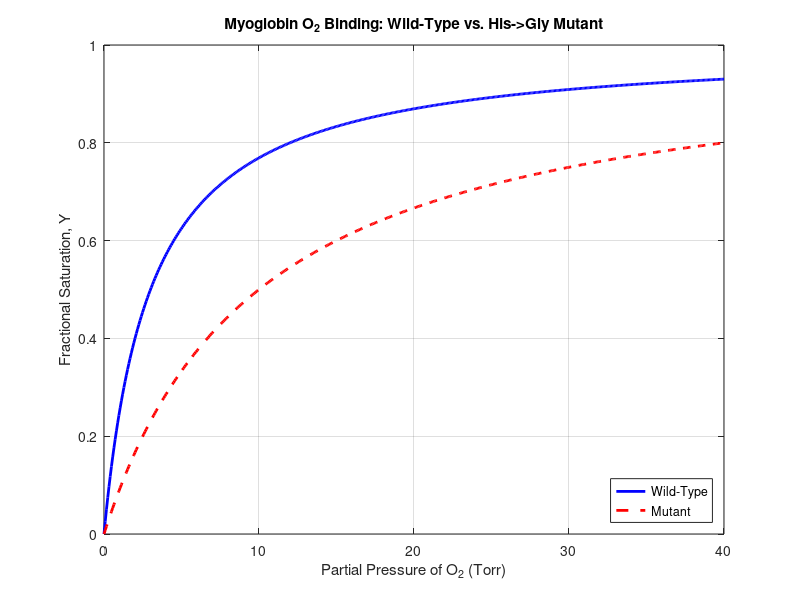

Write MATLAB code to recreate this figure.
% =========================================================================
% SCRIPT: compare_myoglobin_mutant.m
%
% DESCRIPTION:
%   This script plots the fractional saturation (Y) vs. partial pressure of 
%   oxygen (pO2) for both wild-type myoglobin and a distal His->Gly mutant.
%
%   The distal His->Gly mutation is presumed to lower the oxygen affinity 
%   (i.e., increase P50).
%
% =========================================================================

clc;        % Clear command window
clear;      % Clear variables

% -------------------------------------------------------------------------
% 1) Define range of oxygen partial pressures to display
%    (Units could be Torr, mmHg, or any consistent pressure unit)
% -------------------------------------------------------------------------
pO2 = linspace(0, 40, 500);  % from 0 to 40 in 500 increments

% -------------------------------------------------------------------------
% 2) Parameters for Wild-Type Myoglobin
%    - Typical P50 for myoglobin is ~2-3 Torr, but it can vary by source.
% -------------------------------------------------------------------------
P50_wt = 3.0;  % an example value (Torr)

% -------------------------------------------------------------------------
% 3) Parameters for Mutant (His->Gly)
%    - Loss of hydrogen bonding is expected to weaken O2 binding.
%    - This means the mutant has LOWER affinity, or equivalently HIGHER P50.
% -------------------------------------------------------------------------
P50_mut = 10.0;  % choose a higher value than wild type to simulate lower affinity

% -------------------------------------------------------------------------
% 4) Calculate fractional saturation (Y) for each
% -------------------------------------------------------------------------
Y_wt   = pO2 ./ (pO2 + P50_wt);
Y_mut  = pO2 ./ (pO2 + P50_mut);

% -------------------------------------------------------------------------
% 5) Plot the results
% -------------------------------------------------------------------------
figure('Color', 'w');  % new figure with white background

% Wild-type in blue
plot(pO2, Y_wt, 'b-', 'LineWidth', 2);
hold on;

% Mutant in red dashed
plot(pO2, Y_mut, 'r--', 'LineWidth', 2);

% -------------------------------------------------------------------------
% 6) Annotate the figure
% -------------------------------------------------------------------------
xlabel('Partial Pressure of O_2 (Torr)');
ylabel('Fractional Saturation, Y');
title('Myoglobin O_2 Binding: Wild-Type vs. His->Gly Mutant');
legend({'Wild-Type', 'Mutant'}, 'Location', 'southeast');
grid on;

% =========================================================================
% END OF SCRIPT
% =========================================================================